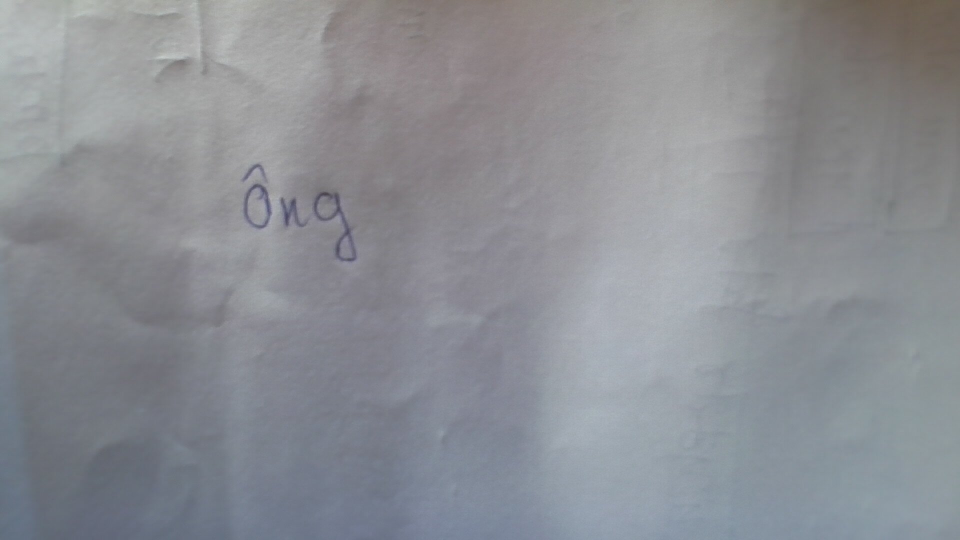
#> input picture test.jpeg, 1920 x 1080 px (shown at 1/2 size)
$ python app.py --image ../test.jpeg
#> lines starting #> are read from the running program, lines starting #| are printed output that depends on the picture; after the words box and inside, x2 and y2 are one past the last pixel; in counts of white or black regions, pixels touching at a corner belong together
#> in segment_and_recognize, img is the input picture: shape (1080, 1920, 3); mean B, G, R 147.4, 141.9, 139.2
from __future__ import annotations

import argparse
import shutil
import sys
import tempfile
from collections import Counter
from pathlib import Path

import cv2
import faiss
import numpy as np

_ROOT = Path(__file__).resolve().parent.parent
if str(_ROOT) not in sys.path:
    sys.path.insert(0, str(_ROOT))

from src.features import create_vector, load_pickle, l2_normalize

_MODEL_DIR = _ROOT / "models"


def normalize_background(gray: np.ndarray) -> np.ndarray:
    bg = cv2.medianBlur(gray, 51)
    bg[bg < 10] = 10
    norm = cv2.divide(gray.astype(np.float32), bg.astype(np.float32), scale=255.0)
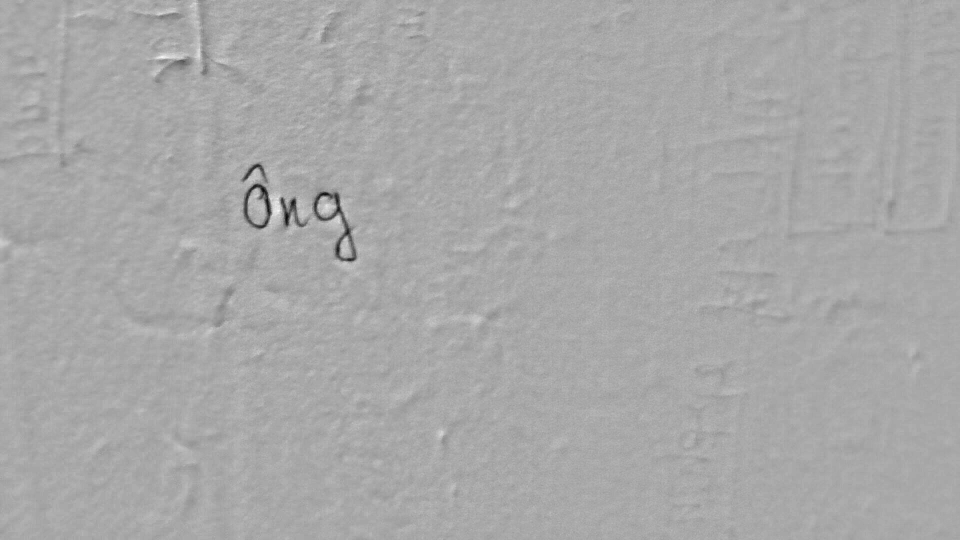
#> norm: shape (1080, 1920) float32 (shown at 1/2 size); min 136.8, max 315.3, mean 254.9; drawn with min black and max white
    return np.clip(norm, 0, 255).astype(np.uint8)
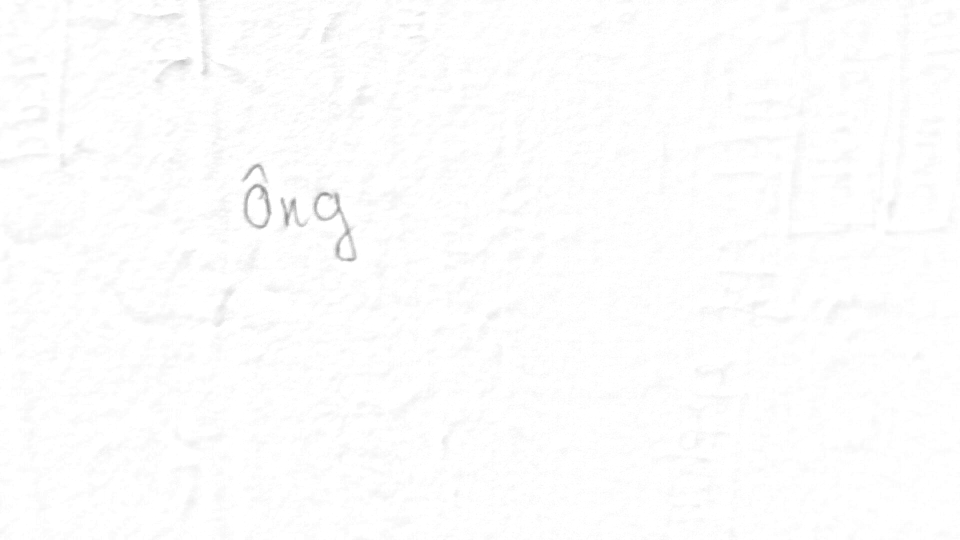
#> returned value: shape (1080, 1920) (shown at 1/2 size); min 136, max 255, mean 253.3


def preprocess_for_segmentation(gray: np.ndarray) -> np.ndarray:
    gray = normalize_background(gray)
    clahe = cv2.createCLAHE(clipLimit=2.0, tileGridSize=(8, 8))
    gray = clahe.apply(gray)
    gray = cv2.GaussianBlur(gray, (3, 3), 0)

    # For photographed paper, adaptive thresholding tends to promote paper
    # texture to foreground. Global dark-ink thresholding after background
    # normalization is much cleaner for segmentation.
    _, binary = cv2.threshold(gray, 0, 255, cv2.THRESH_BINARY_INV + cv2.THRESH_OTSU)
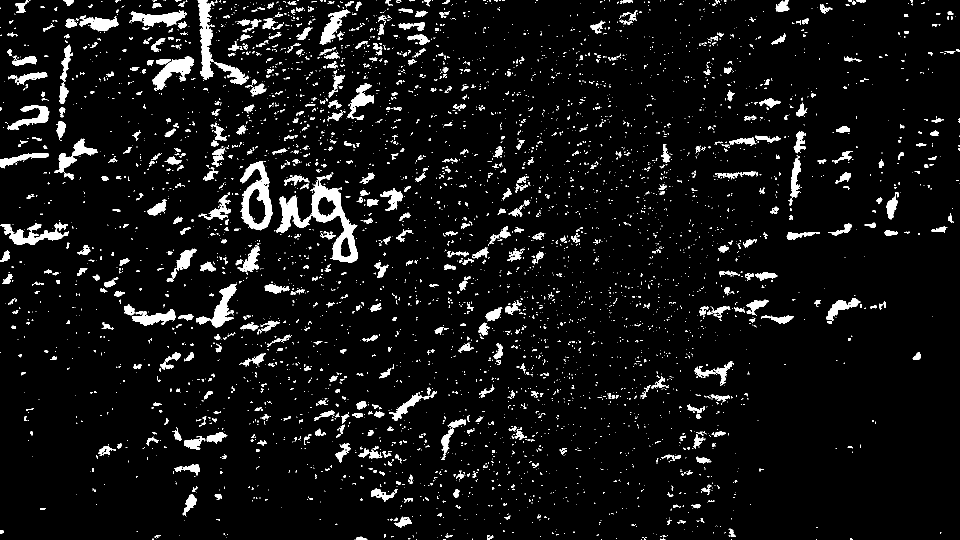
#> binary: shape (1080, 1920) (shown at 1/2 size); 6.2% white; 4425 white regions (3672 under 20 px), largest, box (x1, y1, x2, y2) and area: (553, 349, 716, 526) 7482, (480, 322, 545, 461) 4079, (395, 0, 497, 169) 3965

    # Remove ruled paper / underline strokes before word dilation.
    h_kernel = cv2.getStructuringElement(cv2.MORPH_RECT, (max(40, gray.shape[1] // 8), 1))
    horizontal = cv2.morphologyEx(binary, cv2.MORPH_OPEN, h_kernel, iterations=1)
#> horizontal: shape (1080, 1920); every value is 0
    binary = cv2.subtract(binary, horizontal)

    clean_kernel = cv2.getStructuringElement(cv2.MORPH_RECT, (2, 2))
    binary = cv2.morphologyEx(binary, cv2.MORPH_OPEN, clean_kernel, iterations=1)
#> binary: shape (1080, 1920); 5.8% white; 2435 white regions (1702 under 20 px), largest, box (x1, y1, x2, y2) and area: (622, 361, 717, 527) 5075, (481, 323, 546, 461) 4063, (396, 0, 498, 170) 3937

    num_labels, cc, stats, _ = cv2.connectedComponentsWithStats(binary, connectivity=8)
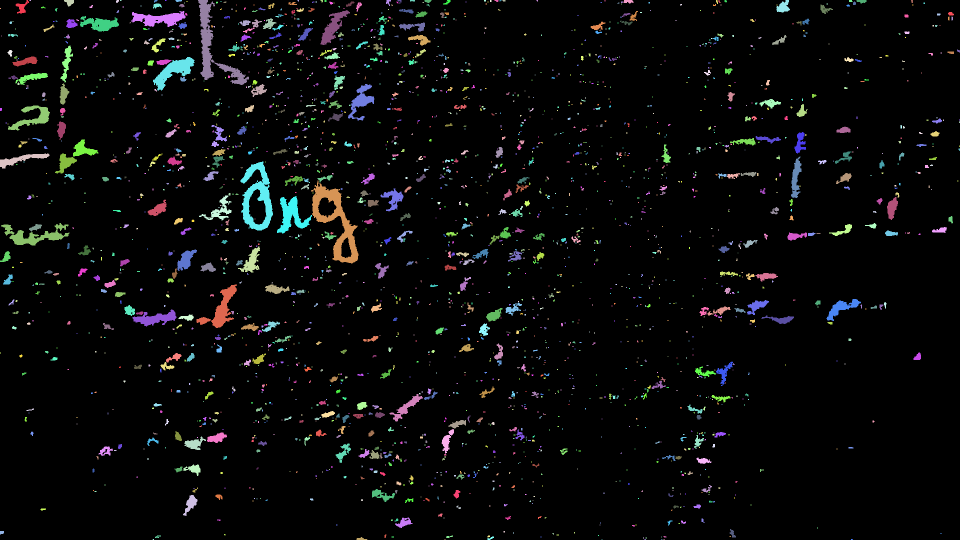
#> cc: shape (1080, 1920) int32 (shown at 1/2 size); 2436 distinct labels, from 0 to 2435; one colour per label, 0 black
#> num_labels = 2436; stats = 2436 rows, first 6: [0, 0, 1920, 1080, 1953654], [31, 0, 27, 27, 304], [59, 0, 3, 2, 6], [128, 0, 20, 13, 164], [232, 0, 6, 6, 27], [240, 0, 3, 2, 6]
    filtered = np.zeros_like(binary)
    for i in range(1, num_labels):
        area = stats[i, cv2.CC_STAT_AREA]
        if area >= 20:
            filtered[cc == i] = 255
#> this loop made 2435 passes
#> area on passes 1, 3, 4: 304, 164, 27
    return filtered


def _merge_boxes(boxes: list[tuple[int, int, int, int]]) -> tuple[int, int, int, int]:
    x0 = min(b[0] for b in boxes)
    y0 = min(b[1] for b in boxes)
    x1 = max(b[0] + b[2] for b in boxes)
    y1 = max(b[1] + b[3] for b in boxes)
    return x0, y0, x1 - x0, y1 - y0


def _dbscan(points: np.ndarray, eps: float, min_samples: int = 1) -> np.ndarray:
    n = len(points)
    labels = np.full(n, -1, dtype=int)
    visited = np.zeros(n, dtype=bool)
    cluster_id = 0

    if n == 0:
        return labels

    distances = np.linalg.norm(points[:, None, :] - points[None, :, :], axis=2)

    for i in range(n):
        if visited[i]:
            continue
        visited[i] = True
        neighbors = np.where(distances[i] <= eps)[0].tolist()
        if len(neighbors) < min_samples:
            labels[i] = cluster_id
            cluster_id += 1
            continue

        labels[i] = cluster_id
        queue = list(neighbors)
        while queue:
            j = queue.pop(0)
            if not visited[j]:
                visited[j] = True
                j_neighbors = np.where(distances[j] <= eps)[0].tolist()
                if len(j_neighbors) >= min_samples:
                    for candidate in j_neighbors:
                        if candidate not in queue:
                            queue.append(candidate)
            if labels[j] == -1:
                labels[j] = cluster_id
        cluster_id += 1

    return labels


def segment_words(binary: np.ndarray, debug: bool = False) -> list[tuple[int, int, int, int]]:
#> called with debug = False
    num_labels, cc, stats, _ = cv2.connectedComponentsWithStats(binary, connectivity=8)
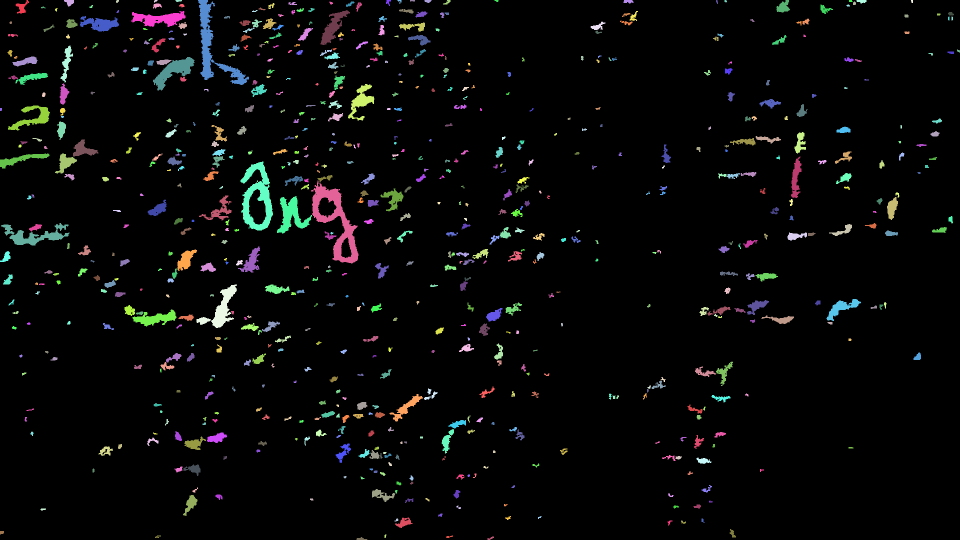
#> cc: shape (1080, 1920) int32 (shown at 1/2 size); 734 distinct labels, from 0 to 733; one colour per label, 0 black
#> num_labels = 734; stats = 734 rows, first 6: [0, 0, 1920, 1080, 1966561], [31, 0, 27, 27, 304], [128, 0, 20, 13, 164], [232, 0, 6, 6, 27], [308, 0, 7, 5, 23], [351, 0, 13, 4, 41]
    heights = [
        stats[i, cv2.CC_STAT_HEIGHT]
        for i in range(1, num_labels)
        if stats[i, cv2.CC_STAT_AREA] >= 30
    ]
#> heights = 541 values, max 170 at index 3, min 3 at index 348, mean 14.45
    median_h = float(np.median(heights)) if heights else max(16.0, binary.shape[0] / 40.0)
#> median_h = 10

    # Dilation joins letters and their diacritics into word-sized blobs. Horizontal
    # size is deliberately moderate; DBSCAN below handles fragmented leftovers.
    kx = max(12, int(median_h * 1.15))
#> kx = 12
    ky = max(3, int(median_h * 0.25))
#> ky = 3
    kernel = cv2.getStructuringElement(cv2.MORPH_RECT, (kx, ky))
    dilated = cv2.dilate(binary, kernel, iterations=1)
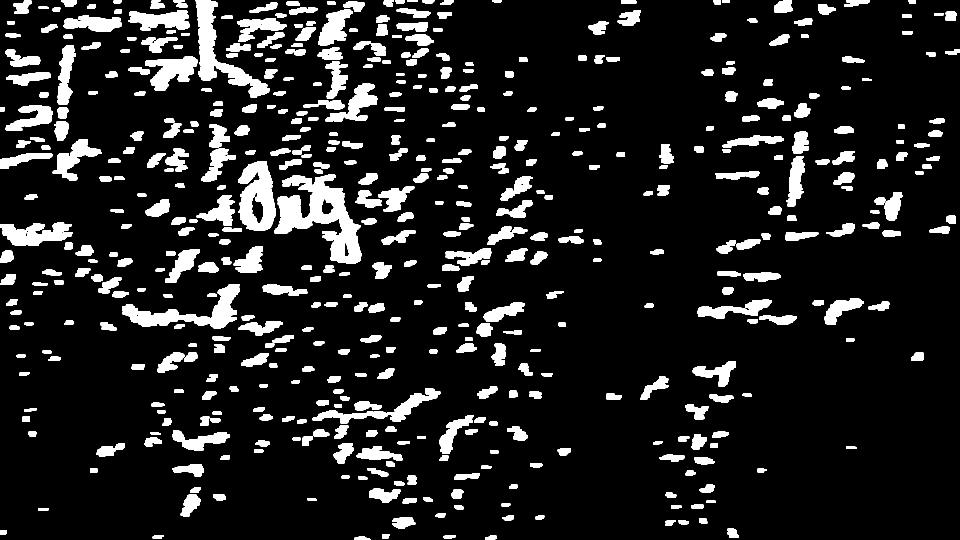
#> dilated: shape (1080, 1920) (shown at 1/2 size); 12.1% white; 528 white regions

    contours, _ = cv2.findContours(dilated, cv2.RETR_EXTERNAL, cv2.CHAIN_APPROX_SIMPLE)
#> contours = 528 contours; largest, box (x1, y1, x2, y2) and area: (549, 349, 723, 528) 13294, (476, 322, 552, 462) 7650, (391, 0, 540, 195) 7424, (244, 568, 480, 657) 6610, (0, 445, 145, 492) 4064
    boxes: list[tuple[int, int, int, int]] = []
    for cnt in contours:
        x, y, w, h = cv2.boundingRect(cnt)
        area = w * h
        if w < 12 or h < 10 or area < 180:
            continue
        if w / max(h, 1) > 20:
            continue
        boxes.append((x, y, w, h))
#> this loop made 528 passes
#> (x, y, w, h, area) on passes 1 to 3: (708, 1073, 33, 7, 231), (970, 1071, 24, 9, 216), (887, 1070, 25, 7, 175)
#> after the loop, boxes = 300 items, first 6: (1454, 1057, 24, 19), (1330, 1040, 21, 12), (1398, 1036, 17, 11), (784, 1034, 47, 23), (1005, 1031, 23, 10), (1382, 1008, 26, 10)

    if debug:
        cv2.imwrite("debug_dilated.png", dilated)

    if not boxes:
        return []

    centers = np.array([[x + w / 2.0, y + h / 2.0] for x, y, w, h in boxes], dtype=np.float32)
#> centers = 300 pairs, first value 13.5 to 1905, second value 5 to 1066.5
    # Scale x down before DBSCAN so nearby fragments on the same baseline merge,
    # while different lines remain separated by y distance.
    scaled = centers.copy()
#> scaled has the same summary as centers
    scaled[:, 0] /= max(1.0, median_h * 1.8)
    scaled[:, 1] /= max(1.0, median_h * 0.8)
    labels = _dbscan(scaled, eps=1.35, min_samples=1)
#> in _dbscan, `n = len(points)`: n = 300
#> in _dbscan, `labels = np.full(n, -1, dtype=int)`: labels = 300 values from -1 to -1
#> in _dbscan, `distances = np.linalg.norm(points[:, None, :] - points[None, :, :], ax..`:
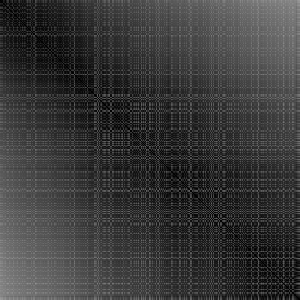
#> distances: shape (300, 300) float32; min 0, max 153.4, mean 58.4
#> the loop in _dbscan, `for i in range(n):` made 300 passes
#> neighbors on passes 1 to 3: [0], [1], [2]
#> after the loop in _dbscan, `for i in range(n):`: cluster_id = 298; labels = 300 values, max 297 at index 299, min 0 at index 0, mean 148.6

    merged: list[tuple[int, int, int, int]] = []
    for label in sorted(set(labels)):
        group = [boxes[i] for i in np.where(labels == label)[0]]
        merged.append(_merge_boxes(group))
#> this loop made 298 passes
#> (group, x0 in _merge_boxes, y0 in _merge_boxes, x1 in _merge_boxes, y1 in _merge_boxes) on passes 1 to 3: ([(1454, 1057, 24, 19)], 1454, 1057, 1478, 1076), ([(1330, 1040, 21, 12)], 1330, 1040, 1351, 1052), ([(1398, 1036, 17, 11)], 1398, 1036, 1415, 1047)

    H, W = binary.shape[:2]
    padded = []
    for x, y, w, h in merged:
        px = max(5, int(w * 0.04))
        py = max(6, int(h * 0.12))
        x0 = max(0, x - px)
        y0 = max(0, y - py)
        x1 = min(W, x + w + px)
        y1 = min(H, y + h + py)
        if (x1 - x0) >= 12 and (y1 - y0) >= 10:
            padded.append((x0, y0, x1 - x0, y1 - y0))
#> this loop made 298 passes

    return sort_reading_order(padded)


def sort_reading_order(boxes: list[tuple[int, int, int, int]]) -> list[tuple[int, int, int, int]]:
    if not boxes:
        return []
    median_h = float(np.median([h for _, _, _, h in boxes]))
    line_h = max(20.0, median_h * 1.3)
    return sorted(boxes, key=lambda b: (int((b[1] + b[3] / 2) // line_h), b[0]))


def crop_word(gray: np.ndarray, bbox: tuple[int, int, int, int], pad_ratio: float) -> np.ndarray:
    H, W = gray.shape[:2]
    x, y, w, h = bbox
    px = max(8, int(h * pad_ratio))
    py = max(8, int(h * pad_ratio * 0.8))
    x0 = max(0, x - px)
    y0 = max(0, y - py)
    x1 = min(W, x + w + px)
    y1 = min(H, y + h + py)
    crop = gray[y0:y1, x0:x1]
    return cv2.copyMakeBorder(crop, 8, 8, 8, 8, cv2.BORDER_CONSTANT, value=255)


def vote(distances, indices, labels):
    counter = Counter()
    for idx, distance in zip(indices, distances):
        counter[str(labels[idx])] += float(distance)
    return counter.most_common(5)


def segment_and_recognize(
    image_path,
    index_path=_MODEL_DIR / "vector_database.index",
    labels_path=_MODEL_DIR / "word_labels.npy",
    names_path=_MODEL_DIR / "file_names.npy",
    codebook_path=_MODEL_DIR / "codebook.pkl",
    pca_path=_MODEL_DIR / "pca_model.pkl",
    k=7,
    pad_ratio=0.35,
    min_score=0.0,
    debug_crops=False,
):
    img = cv2.imread(str(image_path))
    if img is None:
        raise FileNotFoundError(f"Cannot read image: {image_path}")

    gray = cv2.cvtColor(img, cv2.COLOR_BGR2GRAY)
    binary = preprocess_for_segmentation(gray)
    if debug_crops:
        cv2.imwrite("debug_binary.png", binary)
        debug_dir = Path("debug_crops")
        if debug_dir.exists():
            shutil.rmtree(debug_dir)
        debug_dir.mkdir(exist_ok=True)

    boxes = segment_words(binary, debug=debug_crops)
    if not boxes:
        print("No words detected.")
        return ""

    if debug_crops:
        debug_img = img.copy()
        for i, (x, y, w, h) in enumerate(boxes):
            cv2.rectangle(debug_img, (x, y), (x + w, y + h), (0, 255, 0), 2)
            cv2.putText(debug_img, str(i), (x, max(18, y - 4)), cv2.FONT_HERSHEY_SIMPLEX, 0.6, (0, 255, 0), 2)
        cv2.imwrite("debug_words.png", debug_img)

#> (the run stopped early here; a loop or call above may not have finished)
